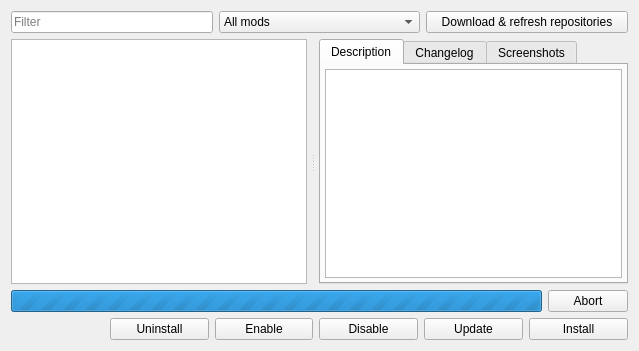
<?xml version="1.0" encoding="UTF-8"?>
<ui version="4.0">
 <class>CModListView</class>
 <widget class="QWidget" name="CModListView">
  <property name="geometry">
   <rect>
    <x>0</x>
    <y>0</y>
    <width>639</width>
    <height>351</height>
   </rect>
  </property>
  <property name="windowTitle">
   <string notr="true"/>
  </property>
  <layout class="QVBoxLayout" name="verticalLayout">
   <item>
    <layout class="QHBoxLayout" name="horizontalLayout_3">
     <item>
      <widget class="QLineEdit" name="lineEdit">
       <property name="sizePolicy">
        <sizepolicy hsizetype="Expanding" vsizetype="Fixed">
         <horstretch>0</horstretch>
         <verstretch>0</verstretch>
        </sizepolicy>
       </property>
       <property name="minimumSize">
        <size>
         <width>0</width>
         <height>0</height>
        </size>
       </property>
       <property name="maximumSize">
        <size>
         <width>16777215</width>
         <height>16777215</height>
        </size>
       </property>
       <property name="text">
        <string/>
       </property>
       <property name="placeholderText">
        <string>Filter</string>
       </property>
      </widget>
     </item>
     <item>
      <widget class="QComboBox" name="comboBox">
       <property name="sizePolicy">
        <sizepolicy hsizetype="Expanding" vsizetype="Fixed">
         <horstretch>0</horstretch>
         <verstretch>0</verstretch>
        </sizepolicy>
       </property>
       <property name="maximumSize">
        <size>
         <width>16777215</width>
         <height>16777215</height>
        </size>
       </property>
       <property name="currentIndex">
        <number>0</number>
       </property>
       <item>
        <property name="text">
         <string>All mods</string>
        </property>
       </item>
       <item>
        <property name="text">
         <string>Downloadable</string>
        </property>
       </item>
       <item>
        <property name="text">
         <string>Installed</string>
        </property>
       </item>
       <item>
        <property name="text">
         <string>Updatable</string>
        </property>
       </item>
       <item>
        <property name="text">
         <string>Active</string>
        </property>
       </item>
       <item>
        <property name="text">
         <string>Inactive</string>
        </property>
       </item>
      </widget>
     </item>
     <item>
      <widget class="QPushButton" name="refreshButton">
       <property name="sizePolicy">
        <sizepolicy hsizetype="Expanding" vsizetype="Fixed">
         <horstretch>0</horstretch>
         <verstretch>0</verstretch>
        </sizepolicy>
       </property>
       <property name="text">
        <string>Download &amp;&amp; refresh repositories</string>
       </property>
      </widget>
     </item>
    </layout>
   </item>
   <item>
    <widget class="QSplitter" name="splitter">
     <property name="sizePolicy">
      <sizepolicy hsizetype="Expanding" vsizetype="Expanding">
       <horstretch>0</horstretch>
       <verstretch>0</verstretch>
      </sizepolicy>
     </property>
     <property name="orientation">
      <enum>Qt::Horizontal</enum>
     </property>
     <property name="handleWidth">
      <number>12</number>
     </property>
     <widget class="QTreeView" name="allModsView">
      <property name="selectionMode">
       <enum>QAbstractItemView::SingleSelection</enum>
      </property>
      <property name="selectionBehavior">
       <enum>QAbstractItemView::SelectRows</enum>
      </property>
      <property name="iconSize">
       <size>
        <width>24</width>
        <height>24</height>
       </size>
      </property>
      <property name="verticalScrollMode">
       <enum>QAbstractItemView::ScrollPerItem</enum>
      </property>
      <property name="horizontalScrollMode">
       <enum>QAbstractItemView::ScrollPerPixel</enum>
      </property>
      <property name="sortingEnabled">
       <bool>true</bool>
      </property>
      <property name="expandsOnDoubleClick">
       <bool>false</bool>
      </property>
     </widget>
     <widget class="QTabWidget" name="tabWidget">
      <property name="sizePolicy">
       <sizepolicy hsizetype="Expanding" vsizetype="Expanding">
        <horstretch>0</horstretch>
        <verstretch>0</verstretch>
       </sizepolicy>
      </property>
      <property name="currentIndex">
       <number>0</number>
      </property>
      <widget class="QWidget" name="tabInfo">
       <attribute name="title">
        <string>Description</string>
       </attribute>
       <layout class="QGridLayout" name="gridLayout_4">
        <property name="leftMargin">
         <number>4</number>
        </property>
        <property name="topMargin">
         <number>4</number>
        </property>
        <property name="rightMargin">
         <number>4</number>
        </property>
        <property name="bottomMargin">
         <number>4</number>
        </property>
        <item row="0" column="0">
         <widget class="QTextBrowser" name="modInfoBrowser">
          <property name="sizePolicy">
           <sizepolicy hsizetype="Expanding" vsizetype="Expanding">
            <horstretch>0</horstretch>
            <verstretch>0</verstretch>
           </sizepolicy>
          </property>
          <property name="readOnly">
           <bool>true</bool>
          </property>
          <property name="html">
           <string notr="true">&lt;!DOCTYPE HTML PUBLIC &quot;-//W3C//DTD HTML 4.0//EN&quot; &quot;http://www.w3.org/TR/REC-html40/strict.dtd&quot;&gt;
&lt;html&gt;&lt;head&gt;&lt;meta name=&quot;qrichtext&quot; content=&quot;1&quot; /&gt;&lt;meta charset=&quot;utf-8&quot; /&gt;&lt;style type=&quot;text/css&quot;&gt;
p, li { white-space: pre-wrap; }
hr { height: 1px; border-width: 0; }
&lt;/style&gt;&lt;/head&gt;&lt;body style=&quot; font-family:'.AppleSystemUIFont'; font-size:13pt; font-weight:400; font-style:normal;&quot;&gt;
&lt;p style=&quot;-qt-paragraph-type:empty; margin-top:0px; margin-bottom:0px; margin-left:0px; margin-right:0px; -qt-block-indent:0; text-indent:0px; font-family:'Ubuntu'; font-size:11pt;&quot;&gt;&lt;br /&gt;&lt;/p&gt;&lt;/body&gt;&lt;/html&gt;</string>
          </property>
          <property name="openExternalLinks">
           <bool>true</bool>
          </property>
          <property name="openLinks">
           <bool>true</bool>
          </property>
         </widget>
        </item>
       </layout>
      </widget>
      <widget class="QWidget" name="tabChangelog">
       <attribute name="title">
        <string>Changelog</string>
       </attribute>
       <layout class="QGridLayout" name="gridLayout_5">
        <property name="leftMargin">
         <number>4</number>
        </property>
        <property name="topMargin">
         <number>4</number>
        </property>
        <property name="rightMargin">
         <number>4</number>
        </property>
        <property name="bottomMargin">
         <number>4</number>
        </property>
        <item row="0" column="0">
         <widget class="QTextBrowser" name="changelogBrowser"/>
        </item>
       </layout>
      </widget>
      <widget class="QWidget" name="tabScreenshots">
       <attribute name="title">
        <string>Screenshots</string>
       </attribute>
       <layout class="QGridLayout" name="gridLayout_6">
        <property name="leftMargin">
         <number>4</number>
        </property>
        <property name="topMargin">
         <number>4</number>
        </property>
        <property name="rightMargin">
         <number>4</number>
        </property>
        <property name="bottomMargin">
         <number>4</number>
        </property>
        <item row="0" column="0">
         <widget class="QListWidget" name="screenshotsList">
          <property name="horizontalScrollBarPolicy">
           <enum>Qt::ScrollBarAlwaysOff</enum>
          </property>
          <property name="selectionMode">
           <enum>QAbstractItemView::NoSelection</enum>
          </property>
          <property name="selectionBehavior">
           <enum>QAbstractItemView::SelectRows</enum>
          </property>
          <property name="iconSize">
           <size>
            <width>240</width>
            <height>180</height>
           </size>
          </property>
          <property name="viewMode">
           <enum>QListView::IconMode</enum>
          </property>
          <property name="uniformItemSizes">
           <bool>true</bool>
          </property>
         </widget>
        </item>
       </layout>
      </widget>
     </widget>
    </widget>
   </item>
   <item>
    <widget class="QWidget" name="progressWidget" native="true">
     <property name="enabled">
      <bool>true</bool>
     </property>
     <property name="sizePolicy">
      <sizepolicy hsizetype="Preferred" vsizetype="Minimum">
       <horstretch>0</horstretch>
       <verstretch>0</verstretch>
      </sizepolicy>
     </property>
     <property name="minimumSize">
      <size>
       <width>0</width>
       <height>0</height>
      </size>
     </property>
     <layout class="QHBoxLayout" name="horizontalLayout">
      <property name="leftMargin">
       <number>0</number>
      </property>
      <property name="topMargin">
       <number>0</number>
      </property>
      <property name="rightMargin">
       <number>0</number>
      </property>
      <property name="bottomMargin">
       <number>0</number>
      </property>
      <item>
       <widget class="QProgressBar" name="progressBar">
        <property name="sizePolicy">
         <sizepolicy hsizetype="Expanding" vsizetype="Minimum">
          <horstretch>0</horstretch>
          <verstretch>0</verstretch>
         </sizepolicy>
        </property>
        <property name="maximum">
         <number>0</number>
        </property>
        <property name="value">
         <number>0</number>
        </property>
        <property name="textVisible">
         <bool>true</bool>
        </property>
        <property name="invertedAppearance">
         <bool>false</bool>
        </property>
        <property name="format">
         <string> %p% (%v KB out of %m KB)</string>
        </property>
       </widget>
      </item>
      <item>
       <widget class="QPushButton" name="pushButton">
        <property name="sizePolicy">
         <sizepolicy hsizetype="Minimum" vsizetype="Minimum">
          <horstretch>0</horstretch>
          <verstretch>0</verstretch>
         </sizepolicy>
        </property>
        <property name="text">
         <string>Abort</string>
        </property>
       </widget>
      </item>
     </layout>
    </widget>
   </item>
   <item>
    <layout class="QHBoxLayout" name="horizontalLayout_2">
     <property name="spacing">
      <number>6</number>
     </property>
     <item>
      <spacer name="modButtonSpacer">
       <property name="orientation">
        <enum>Qt::Horizontal</enum>
       </property>
       <property name="sizeType">
        <enum>QSizePolicy::MinimumExpanding</enum>
       </property>
       <property name="sizeHint" stdset="0">
        <size>
         <width>0</width>
         <height>0</height>
        </size>
       </property>
      </spacer>
     </item>
     <item>
      <widget class="QPushButton" name="uninstallButton">
       <property name="sizePolicy">
        <sizepolicy hsizetype="Expanding" vsizetype="Fixed">
         <horstretch>0</horstretch>
         <verstretch>0</verstretch>
        </sizepolicy>
       </property>
       <property name="minimumSize">
        <size>
         <width>51</width>
         <height>0</height>
        </size>
       </property>
       <property name="maximumSize">
        <size>
         <width>140</width>
         <height>16777215</height>
        </size>
       </property>
       <property name="text">
        <string>Uninstall</string>
       </property>
       <property name="iconSize">
        <size>
         <width>20</width>
         <height>20</height>
        </size>
       </property>
      </widget>
     </item>
     <item>
      <widget class="QPushButton" name="enableButton">
       <property name="sizePolicy">
        <sizepolicy hsizetype="Expanding" vsizetype="Fixed">
         <horstretch>0</horstretch>
         <verstretch>0</verstretch>
        </sizepolicy>
       </property>
       <property name="minimumSize">
        <size>
         <width>51</width>
         <height>0</height>
        </size>
       </property>
       <property name="maximumSize">
        <size>
         <width>140</width>
         <height>16777215</height>
        </size>
       </property>
       <property name="text">
        <string>Enable</string>
       </property>
       <property name="iconSize">
        <size>
         <width>20</width>
         <height>20</height>
        </size>
       </property>
      </widget>
     </item>
     <item>
      <widget class="QPushButton" name="disableButton">
       <property name="sizePolicy">
        <sizepolicy hsizetype="Expanding" vsizetype="Fixed">
         <horstretch>0</horstretch>
         <verstretch>0</verstretch>
        </sizepolicy>
       </property>
       <property name="minimumSize">
        <size>
         <width>51</width>
         <height>0</height>
        </size>
       </property>
       <property name="maximumSize">
        <size>
         <width>140</width>
         <height>16777215</height>
        </size>
       </property>
       <property name="text">
        <string>Disable</string>
       </property>
       <property name="iconSize">
        <size>
         <width>20</width>
         <height>20</height>
        </size>
       </property>
      </widget>
     </item>
     <item>
      <widget class="QPushButton" name="updateButton">
       <property name="sizePolicy">
        <sizepolicy hsizetype="Expanding" vsizetype="Fixed">
         <horstretch>0</horstretch>
         <verstretch>0</verstretch>
        </sizepolicy>
       </property>
       <property name="minimumSize">
        <size>
         <width>51</width>
         <height>0</height>
        </size>
       </property>
       <property name="maximumSize">
        <size>
         <width>140</width>
         <height>16777215</height>
        </size>
       </property>
       <property name="text">
        <string>Update</string>
       </property>
       <property name="iconSize">
        <size>
         <width>20</width>
         <height>20</height>
        </size>
       </property>
      </widget>
     </item>
     <item>
      <widget class="QPushButton" name="installButton">
       <property name="sizePolicy">
        <sizepolicy hsizetype="Expanding" vsizetype="Fixed">
         <horstretch>0</horstretch>
         <verstretch>0</verstretch>
        </sizepolicy>
       </property>
       <property name="minimumSize">
        <size>
         <width>51</width>
         <height>0</height>
        </size>
       </property>
       <property name="maximumSize">
        <size>
         <width>100</width>
         <height>16777215</height>
        </size>
       </property>
       <property name="text">
        <string>Install</string>
       </property>
       <property name="iconSize">
        <size>
         <width>20</width>
         <height>20</height>
        </size>
       </property>
      </widget>
     </item>
    </layout>
   </item>
  </layout>
 </widget>
 <resources/>
 <connections/>
</ui>
